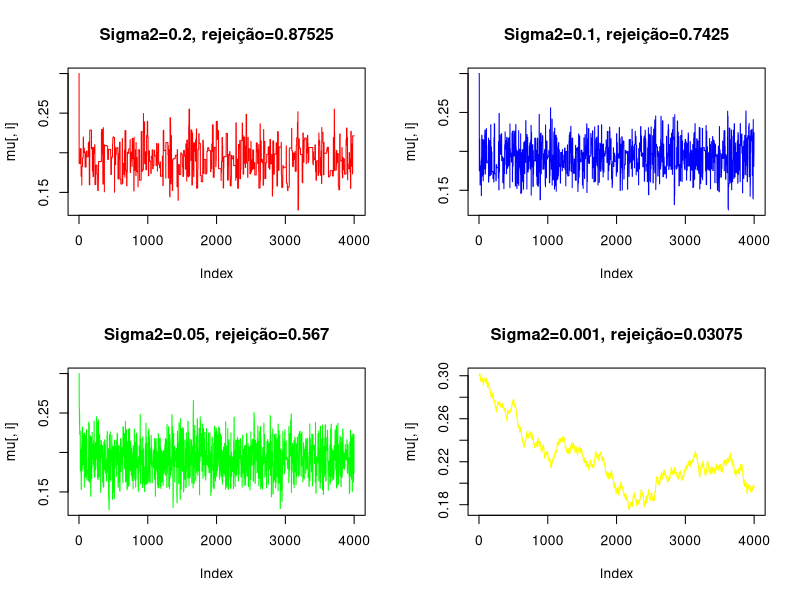
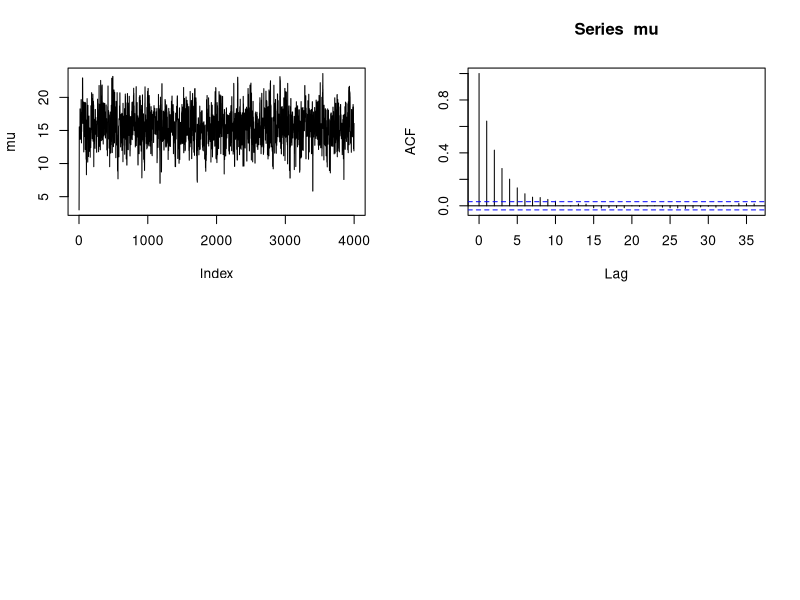

The R script that drew these images, in order:
# Amostrador Metropolis



# Exemplo -----------------------------------------------------------------

rm(list = ls())

# probabilidade a posteriori
posteriori <- function(mu){
    (1+ mu^2/v)^{-(v+1)/2} * exp(-0.5* sum(x-mu)^2)
}

# razão do critério de escolha
razao <- function(y,x){
    num <- posteriori(y)
    den <- posteriori(x)
    return(num/den)
}

# amostra da população de estudo
set.seed(2023)
x <- rnorm(50)

# variâncias para comparação das cadeias
sigma0 <- c(0.2,0.1,0.05,0.001)

# algotirmo Metropolis
n <- 4000
v <- 4
rejeicao <- numeric()
mu <- matrix(NA,ncol = 4,nrow = n)
mu[1,] <- 0.3

for (i in 1:4) {
    u <- runif(n)
    k <- 0
    for (t in 2:n) {
        y <- mu[t-1, i] + rnorm(1,0, sigma0[i]) # gerando passeio aleatório ~N(0,sigma0)
        aceita <- razao(y, mu[t-1, i])
        if(u[t] <= aceita) {
            mu[t, i] <- y
        } else {
            mu[t, i] <- mu[t-1, i]
            k <- k+1
        }
    }
    rejeicao[i] <- k/n
}

# plot dos valores gerados
cor <- c('red', 'blue','green', 'yellow')

par(mfrow=c(2,2))
for (i in 1:4) {
    plot(mu[,i], type='l', col=cor[i], 
         main = paste0('Sigma2=', sigma0[i], ", rejeição=", rejeicao[i]))    
}



# Exercício 1 -------------------------------------------------------------
rm(list = ls())

# log_posteriori <- function(theta){
#     -(1/400) * (-2*theta*n*(x1-x2) + n*theta^2) + dnorm(theta, mean = 10, sd = sqrt(50), log = T)
# }
# 
# razão do critério de escolha
# razao <- function(y, x) {
#     num <- log_posteriori(y)
#     den <- log_posteriori(x)
#     return(exp(num-den))
# }


# densidade a posteriori
posteriori <- function(theta){
     exp( -(1/400)*(-2*theta*n*(x1-x2) + n*theta^2) )*dnorm(theta, mean=10, sd=sqrt(50))
 }

# razão do critério de escolha
 razao <- function(y, x) {
     num <- posteriori(y)
     den <- posteriori(x)
     return(num/den)
 }

# amostras da população de estudo
set.seed(2023)
n <- 25
x1 <- mean(rnorm(n,80,10)) # xbarra população 1
x2 <- mean(rnorm(n,60,10)) # xbarra população 2
#sigma0 <- c(0.1,1,5,10)

# algotirmo Metropolis
tamanho <- 4000
#mu <- matrix(nrow = tamanho, ncol = length(sigma0))
mu <- numeric(tamanho)
mu[1] <- 3

for (t in 2:tamanho) {
    y <- mu[t-1] + rnorm(1, 0, 5) # gerando passeio aleatório ~N(0,sigma)
    u <- runif(1)
    mu[t] <- ifelse(u <= razao(y, mu[t-1]), y, mu[t-1])
}

# plot dos valores gerados
plot(mu, type = 'l')

# quantidade de rejeições
1 - length(unique(mu))/tamanho

# correlação da cadeia gerada
acf(mu)
